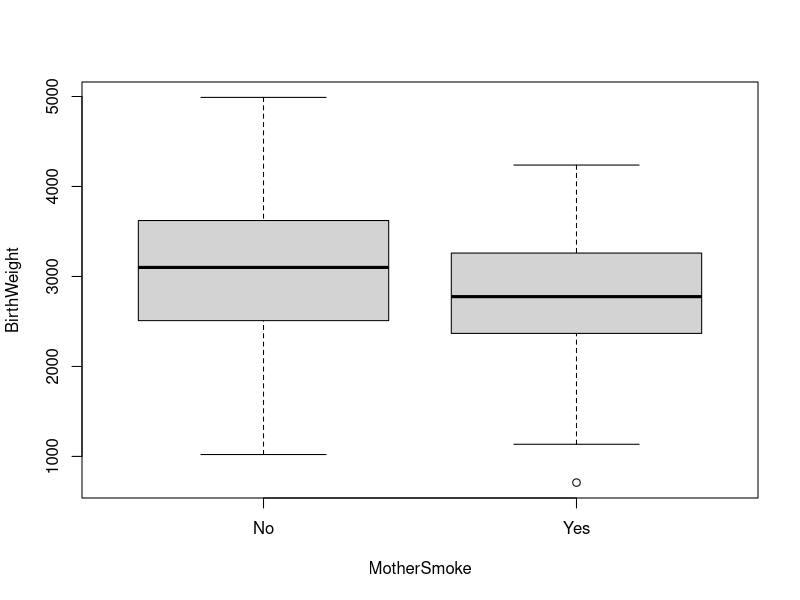
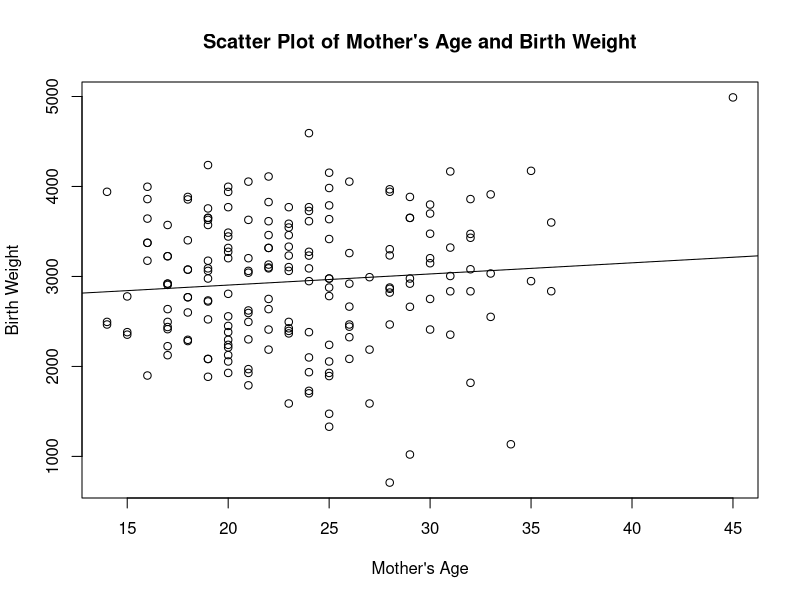

These charts were generated, in order, by the following R code:
## ---- chunk 1
knitr::opts_chunk$set(echo = TRUE)
## ---- chunk 2
data <- read.csv("BabyWeightSmoking.csv")
head(data)
## ---- chunk 3
boxplot_smoke <- boxplot(BirthWeight ~ MotherSmoke, data = data)
## ---- chunk 4
t_test_smoking <- t.test(MothersAge ~ MotherSmoke, data = data)
t_test_smoking
## ---- chunk 5
plot(data$MothersAge, data$BirthWeight, 
     xlab = "Mother's Age", 
     ylab = "Birth Weight", 
     main = "Scatter Plot of Mother's Age and Birth Weight",)
abline(lm(BirthWeight ~ MothersAge, data = data))

## ---- chunk 6
model <- lm(BirthWeight ~ MothersAge, data = data)
predict(model, data.frame(MothersAge = 40))
